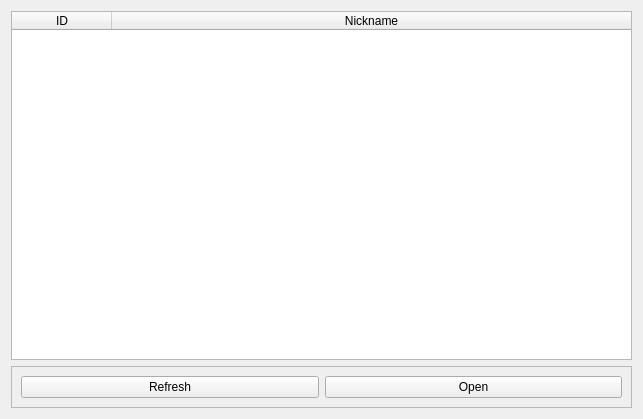
<?xml version="1.0" encoding="UTF-8"?>
<ui version="4.0">
 <class>ChatRegisterView</class>
 <widget class="QWidget" name="ChatRegisterView">
  <property name="geometry">
   <rect>
    <x>0</x>
    <y>0</y>
    <width>643</width>
    <height>419</height>
   </rect>
  </property>
  <property name="windowTitle">
   <string>ChatRegisterView</string>
  </property>
  <layout class="QVBoxLayout" name="verticalLayout_2">
   <item>
    <widget class="QTableWidget" name="tableWidget">
     <property name="sizeAdjustPolicy">
      <enum>QAbstractScrollArea::AdjustIgnored</enum>
     </property>
     <property name="alternatingRowColors">
      <bool>true</bool>
     </property>
     <property name="selectionBehavior">
      <enum>QAbstractItemView::SelectRows</enum>
     </property>
     <property name="columnCount">
      <number>2</number>
     </property>
     <attribute name="horizontalHeaderCascadingSectionResizes">
      <bool>false</bool>
     </attribute>
     <attribute name="horizontalHeaderStretchLastSection">
      <bool>true</bool>
     </attribute>
     <column>
      <property name="text">
       <string>ID</string>
      </property>
     </column>
     <column>
      <property name="text">
       <string>Nickname</string>
      </property>
     </column>
    </widget>
   </item>
   <item>
    <widget class="QFrame" name="frame">
     <property name="frameShape">
      <enum>QFrame::StyledPanel</enum>
     </property>
     <property name="frameShadow">
      <enum>QFrame::Raised</enum>
     </property>
     <layout class="QHBoxLayout" name="horizontalLayout_5">
      <item>
       <widget class="QPushButton" name="refreshButton">
        <property name="text">
         <string>Refresh</string>
        </property>
       </widget>
      </item>
      <item>
       <widget class="QPushButton" name="openButton">
        <property name="text">
         <string>Open</string>
        </property>
       </widget>
      </item>
     </layout>
    </widget>
   </item>
  </layout>
 </widget>
 <resources/>
 <connections/>
</ui>
